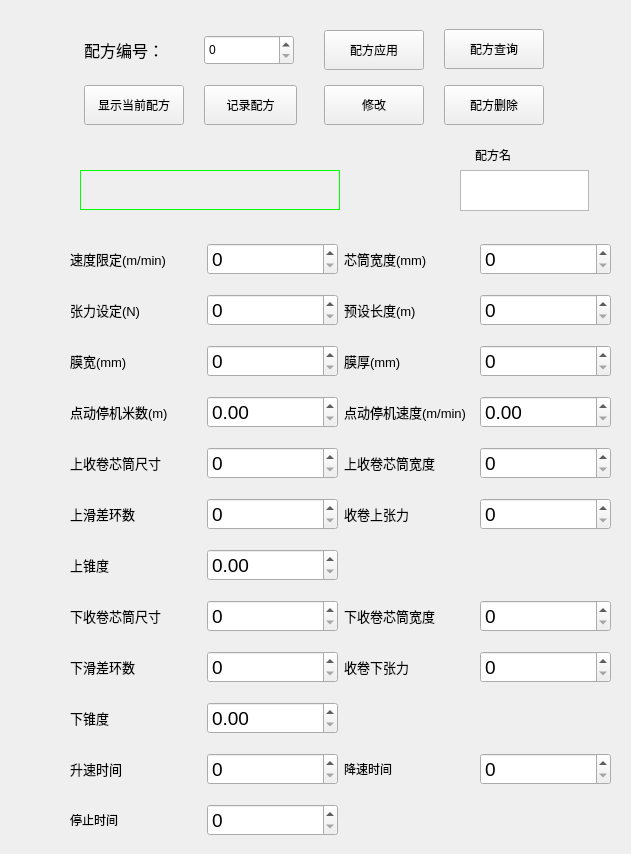
<?xml version="1.0" encoding="UTF-8"?>
<ui version="4.0">
 <class>Form1</class>
 <widget class="QWidget" name="Form1">
  <property name="geometry">
   <rect>
    <x>0</x>
    <y>0</y>
    <width>631</width>
    <height>854</height>
   </rect>
  </property>
  <property name="windowTitle">
   <string>配方操作</string>
  </property>
  <property name="styleSheet">
   <string notr="true"/>
  </property>
  <widget class="QWidget" name="gridLayoutWidget_2">
   <property name="geometry">
    <rect>
     <x>70</x>
     <y>230</y>
     <width>541</width>
     <height>621</height>
    </rect>
   </property>
   <layout class="QGridLayout" name="gridLayout_2">
    <item row="2" column="2">
     <widget class="QLabel" name="label_36">
      <property name="text">
       <string>&lt;html&gt;&lt;head/&gt;&lt;body&gt;&lt;p&gt;&lt;span style=&quot; font-size:10pt;&quot;&gt;膜厚(mm)&lt;/span&gt;&lt;/p&gt;&lt;/body&gt;&lt;/html&gt;</string>
      </property>
     </widget>
    </item>
    <item row="10" column="0">
     <widget class="QLabel" name="label_30">
      <property name="text">
       <string>&lt;html&gt;&lt;head/&gt;&lt;body&gt;&lt;p&gt;&lt;span style=&quot; font-size:10pt;&quot;&gt;升速时间&lt;/span&gt;&lt;/p&gt;&lt;/body&gt;&lt;/html&gt;</string>
      </property>
     </widget>
    </item>
    <item row="0" column="1">
     <widget class="QSpinBox" name="spinBox_2">
      <property name="font">
       <font>
        <pointsize>14</pointsize>
       </font>
      </property>
     </widget>
    </item>
    <item row="4" column="2">
     <widget class="QLabel" name="label_38">
      <property name="text">
       <string>&lt;html&gt;&lt;head/&gt;&lt;body&gt;&lt;p&gt;&lt;span style=&quot; font-size:10pt;&quot;&gt;上收卷芯筒宽度&lt;/span&gt;&lt;/p&gt;&lt;/body&gt;&lt;/html&gt;</string>
      </property>
     </widget>
    </item>
    <item row="8" column="0">
     <widget class="QLabel" name="label_29">
      <property name="text">
       <string>&lt;html&gt;&lt;head/&gt;&lt;body&gt;&lt;p&gt;&lt;span style=&quot; font-size:10pt;&quot;&gt;下滑差环数&lt;/span&gt;&lt;/p&gt;&lt;/body&gt;&lt;/html&gt;</string>
      </property>
     </widget>
    </item>
    <item row="10" column="2">
     <widget class="QLabel" name="label_40">
      <property name="text">
       <string>&lt;html&gt;&lt;head/&gt;&lt;body&gt;&lt;p&gt;降速时间&lt;/p&gt;&lt;/body&gt;&lt;/html&gt;</string>
      </property>
     </widget>
    </item>
    <item row="1" column="2">
     <widget class="QLabel" name="label_35">
      <property name="text">
       <string>&lt;html&gt;&lt;head/&gt;&lt;body&gt;&lt;p&gt;&lt;span style=&quot; font-size:10pt;&quot;&gt;预设长度(m)&lt;/span&gt;&lt;/p&gt;&lt;/body&gt;&lt;/html&gt;</string>
      </property>
     </widget>
    </item>
    <item row="2" column="0">
     <widget class="QLabel" name="label_32">
      <property name="text">
       <string>&lt;html&gt;&lt;head/&gt;&lt;body&gt;&lt;p&gt;&lt;span style=&quot; font-size:10pt;&quot;&gt;膜宽(mm)&lt;/span&gt;&lt;/p&gt;&lt;/body&gt;&lt;/html&gt;</string>
      </property>
     </widget>
    </item>
    <item row="7" column="0">
     <widget class="QLabel" name="label_25">
      <property name="text">
       <string>&lt;html&gt;&lt;head/&gt;&lt;body&gt;&lt;p&gt;&lt;span style=&quot; font-size:10pt;&quot;&gt;下收卷芯筒尺寸&lt;/span&gt;&lt;/p&gt;&lt;/body&gt;&lt;/html&gt;</string>
      </property>
     </widget>
    </item>
    <item row="5" column="0">
     <widget class="QLabel" name="label_24">
      <property name="text">
       <string>&lt;html&gt;&lt;head/&gt;&lt;body&gt;&lt;p&gt;&lt;span style=&quot; font-size:10pt;&quot;&gt;上滑差环数&lt;/span&gt;&lt;/p&gt;&lt;/body&gt;&lt;/html&gt;</string>
      </property>
     </widget>
    </item>
    <item row="0" column="0">
     <widget class="QLabel" name="label_43">
      <property name="text">
       <string>&lt;html&gt;&lt;head/&gt;&lt;body&gt;&lt;p&gt;&lt;span style=&quot; font-size:10pt;&quot;&gt;速度限定(m/min)&lt;/span&gt;&lt;/p&gt;&lt;/body&gt;&lt;/html&gt;</string>
      </property>
      <property name="wordWrap">
       <bool>false</bool>
      </property>
     </widget>
    </item>
    <item row="8" column="2">
     <widget class="QLabel" name="label_42">
      <property name="text">
       <string>&lt;html&gt;&lt;head/&gt;&lt;body&gt;&lt;p&gt;&lt;span style=&quot; font-size:10pt;&quot;&gt;收卷下张力&lt;/span&gt;&lt;/p&gt;&lt;/body&gt;&lt;/html&gt;</string>
      </property>
     </widget>
    </item>
    <item row="11" column="0">
     <widget class="QLabel" name="label_27">
      <property name="text">
       <string>&lt;html&gt;&lt;head/&gt;&lt;body&gt;&lt;p&gt;停止时间&lt;/p&gt;&lt;/body&gt;&lt;/html&gt;</string>
      </property>
     </widget>
    </item>
    <item row="5" column="2">
     <widget class="QLabel" name="label_39">
      <property name="text">
       <string>&lt;html&gt;&lt;head/&gt;&lt;body&gt;&lt;p&gt;&lt;span style=&quot; font-size:10pt;&quot;&gt;收卷上张力&lt;/span&gt;&lt;/p&gt;&lt;/body&gt;&lt;/html&gt;</string>
      </property>
     </widget>
    </item>
    <item row="1" column="0">
     <widget class="QLabel" name="label_34">
      <property name="text">
       <string>&lt;html&gt;&lt;head/&gt;&lt;body&gt;&lt;p&gt;&lt;span style=&quot; font-size:10pt;&quot;&gt;张力设定(N)&lt;/span&gt;&lt;/p&gt;&lt;/body&gt;&lt;/html&gt;</string>
      </property>
     </widget>
    </item>
    <item row="6" column="0">
     <widget class="QLabel" name="label_28">
      <property name="text">
       <string>&lt;html&gt;&lt;head/&gt;&lt;body&gt;&lt;p&gt;&lt;span style=&quot; font-size:10pt;&quot;&gt;上锥度&lt;/span&gt;&lt;/p&gt;&lt;/body&gt;&lt;/html&gt;</string>
      </property>
     </widget>
    </item>
    <item row="9" column="0">
     <widget class="QLabel" name="label_33">
      <property name="text">
       <string>&lt;html&gt;&lt;head/&gt;&lt;body&gt;&lt;p&gt;&lt;span style=&quot; font-size:10pt;&quot;&gt;下锥度&lt;/span&gt;&lt;/p&gt;&lt;/body&gt;&lt;/html&gt;</string>
      </property>
     </widget>
    </item>
    <item row="4" column="0">
     <widget class="QLabel" name="label_31">
      <property name="text">
       <string>&lt;html&gt;&lt;head/&gt;&lt;body&gt;&lt;p&gt;&lt;span style=&quot; font-size:10pt;&quot;&gt;上收卷芯筒尺寸&lt;/span&gt;&lt;/p&gt;&lt;/body&gt;&lt;/html&gt;</string>
      </property>
     </widget>
    </item>
    <item row="0" column="2">
     <widget class="QLabel" name="label_44">
      <property name="text">
       <string>&lt;html&gt;&lt;head/&gt;&lt;body&gt;&lt;p&gt;&lt;span style=&quot; font-size:10pt;&quot;&gt;芯筒宽度(mm)&lt;/span&gt;&lt;/p&gt;&lt;/body&gt;&lt;/html&gt;</string>
      </property>
     </widget>
    </item>
    <item row="7" column="2">
     <widget class="QLabel" name="label_41">
      <property name="text">
       <string>&lt;html&gt;&lt;head/&gt;&lt;body&gt;&lt;p&gt;&lt;span style=&quot; font-size:10pt;&quot;&gt;下收卷芯筒宽度&lt;/span&gt;&lt;/p&gt;&lt;/body&gt;&lt;/html&gt;</string>
      </property>
     </widget>
    </item>
    <item row="3" column="2">
     <widget class="QLabel" name="label_37">
      <property name="text">
       <string>&lt;html&gt;&lt;head/&gt;&lt;body&gt;&lt;p&gt;&lt;span style=&quot; font-size:10pt;&quot;&gt;点动停机速度(m/min)&lt;/span&gt;&lt;/p&gt;&lt;/body&gt;&lt;/html&gt;</string>
      </property>
     </widget>
    </item>
    <item row="3" column="0">
     <widget class="QLabel" name="label_26">
      <property name="text">
       <string>&lt;html&gt;&lt;head/&gt;&lt;body&gt;&lt;p&gt;&lt;span style=&quot; font-size:10pt;&quot;&gt;点动停机米数(m)&lt;/span&gt;&lt;/p&gt;&lt;/body&gt;&lt;/html&gt;</string>
      </property>
     </widget>
    </item>
    <item row="0" column="3">
     <widget class="QSpinBox" name="spinBox_3">
      <property name="font">
       <font>
        <pointsize>14</pointsize>
       </font>
      </property>
     </widget>
    </item>
    <item row="1" column="1">
     <widget class="QSpinBox" name="spinBox_4">
      <property name="font">
       <font>
        <pointsize>14</pointsize>
       </font>
      </property>
     </widget>
    </item>
    <item row="2" column="1">
     <widget class="QSpinBox" name="spinBox_5">
      <property name="font">
       <font>
        <pointsize>14</pointsize>
       </font>
      </property>
     </widget>
    </item>
    <item row="2" column="3">
     <widget class="QSpinBox" name="spinBox_6">
      <property name="font">
       <font>
        <pointsize>14</pointsize>
       </font>
      </property>
     </widget>
    </item>
    <item row="1" column="3">
     <widget class="QSpinBox" name="spinBox_7">
      <property name="font">
       <font>
        <pointsize>14</pointsize>
       </font>
      </property>
     </widget>
    </item>
    <item row="4" column="1">
     <widget class="QSpinBox" name="spinBox_10">
      <property name="font">
       <font>
        <pointsize>14</pointsize>
       </font>
      </property>
     </widget>
    </item>
    <item row="4" column="3">
     <widget class="QSpinBox" name="spinBox_11">
      <property name="font">
       <font>
        <pointsize>14</pointsize>
       </font>
      </property>
     </widget>
    </item>
    <item row="5" column="1">
     <widget class="QSpinBox" name="spinBox_12">
      <property name="font">
       <font>
        <pointsize>14</pointsize>
       </font>
      </property>
     </widget>
    </item>
    <item row="5" column="3">
     <widget class="QSpinBox" name="spinBox_13">
      <property name="font">
       <font>
        <pointsize>14</pointsize>
       </font>
      </property>
     </widget>
    </item>
    <item row="7" column="1">
     <widget class="QSpinBox" name="spinBox_15">
      <property name="font">
       <font>
        <pointsize>14</pointsize>
       </font>
      </property>
     </widget>
    </item>
    <item row="7" column="3">
     <widget class="QSpinBox" name="spinBox_16">
      <property name="font">
       <font>
        <pointsize>14</pointsize>
       </font>
      </property>
     </widget>
    </item>
    <item row="8" column="1">
     <widget class="QSpinBox" name="spinBox_17">
      <property name="font">
       <font>
        <pointsize>14</pointsize>
       </font>
      </property>
     </widget>
    </item>
    <item row="8" column="3">
     <widget class="QSpinBox" name="spinBox_18">
      <property name="font">
       <font>
        <pointsize>14</pointsize>
       </font>
      </property>
     </widget>
    </item>
    <item row="10" column="1">
     <widget class="QSpinBox" name="spinBox_20">
      <property name="font">
       <font>
        <pointsize>14</pointsize>
       </font>
      </property>
     </widget>
    </item>
    <item row="10" column="3">
     <widget class="QSpinBox" name="spinBox_21">
      <property name="font">
       <font>
        <pointsize>14</pointsize>
       </font>
      </property>
     </widget>
    </item>
    <item row="11" column="1">
     <widget class="QSpinBox" name="spinBox_22">
      <property name="font">
       <font>
        <pointsize>14</pointsize>
       </font>
      </property>
     </widget>
    </item>
    <item row="3" column="1">
     <widget class="QDoubleSpinBox" name="spinBox_8">
      <property name="font">
       <font>
        <pointsize>14</pointsize>
       </font>
      </property>
     </widget>
    </item>
    <item row="3" column="3">
     <widget class="QDoubleSpinBox" name="spinBox_9">
      <property name="font">
       <font>
        <pointsize>14</pointsize>
       </font>
      </property>
     </widget>
    </item>
    <item row="6" column="1">
     <widget class="QDoubleSpinBox" name="spinBox_14">
      <property name="font">
       <font>
        <pointsize>14</pointsize>
       </font>
      </property>
     </widget>
    </item>
    <item row="9" column="1">
     <widget class="QDoubleSpinBox" name="spinBox_19">
      <property name="font">
       <font>
        <pointsize>14</pointsize>
       </font>
      </property>
     </widget>
    </item>
   </layout>
  </widget>
  <widget class="QPushButton" name="pushButton">
   <property name="geometry">
    <rect>
     <x>204</x>
     <y>85</y>
     <width>93</width>
     <height>40</height>
    </rect>
   </property>
   <property name="text">
    <string>记录配方</string>
   </property>
  </widget>
  <widget class="QPushButton" name="pushButton_2">
   <property name="geometry">
    <rect>
     <x>324</x>
     <y>85</y>
     <width>100</width>
     <height>40</height>
    </rect>
   </property>
   <property name="text">
    <string>修改</string>
   </property>
  </widget>
  <widget class="QPushButton" name="pushButton_4">
   <property name="geometry">
    <rect>
     <x>84</x>
     <y>85</y>
     <width>100</width>
     <height>40</height>
    </rect>
   </property>
   <property name="text">
    <string>显示当前配方</string>
   </property>
  </widget>
  <widget class="QPushButton" name="pushButton_5">
   <property name="geometry">
    <rect>
     <x>444</x>
     <y>29</y>
     <width>100</width>
     <height>40</height>
    </rect>
   </property>
   <property name="text">
    <string>配方查询</string>
   </property>
  </widget>
  <widget class="QLabel" name="label_45">
   <property name="geometry">
    <rect>
     <x>84</x>
     <y>30</y>
     <width>120</width>
     <height>40</height>
    </rect>
   </property>
   <property name="font">
    <font>
     <pointsize>12</pointsize>
    </font>
   </property>
   <property name="text">
    <string>配方编号：</string>
   </property>
   <property name="wordWrap">
    <bool>true</bool>
   </property>
  </widget>
  <widget class="QPushButton" name="pushButton_6">
   <property name="geometry">
    <rect>
     <x>324</x>
     <y>30</y>
     <width>100</width>
     <height>40</height>
    </rect>
   </property>
   <property name="text">
    <string>配方应用</string>
   </property>
  </widget>
  <widget class="QSpinBox" name="peifangApplication">
   <property name="geometry">
    <rect>
     <x>204</x>
     <y>35</y>
     <width>90</width>
     <height>30</height>
    </rect>
   </property>
  </widget>
  <widget class="QLabel" name="label_46">
   <property name="geometry">
    <rect>
     <x>80</x>
     <y>170</y>
     <width>260</width>
     <height>40</height>
    </rect>
   </property>
   <property name="font">
    <font>
     <pointsize>13</pointsize>
    </font>
   </property>
   <property name="mouseTracking">
    <bool>false</bool>
   </property>
   <property name="styleSheet">
    <string notr="true">border:1px solid #00ff00;</string>
   </property>
   <property name="text">
    <string/>
   </property>
  </widget>
  <widget class="QTextEdit" name="textEdit_22">
   <property name="geometry">
    <rect>
     <x>460</x>
     <y>170</y>
     <width>129</width>
     <height>41</height>
    </rect>
   </property>
  </widget>
  <widget class="QLabel" name="label_47">
   <property name="geometry">
    <rect>
     <x>460</x>
     <y>140</y>
     <width>51</width>
     <height>31</height>
    </rect>
   </property>
   <property name="text">
    <string>&lt;html&gt;&lt;head/&gt;&lt;body&gt;&lt;p align=&quot;right&quot;&gt;配方名&lt;/p&gt;&lt;/body&gt;&lt;/html&gt;</string>
   </property>
   <property name="wordWrap">
    <bool>false</bool>
   </property>
  </widget>
  <widget class="QPushButton" name="peifang_del">
   <property name="geometry">
    <rect>
     <x>444</x>
     <y>85</y>
     <width>100</width>
     <height>40</height>
    </rect>
   </property>
   <property name="text">
    <string>配方删除</string>
   </property>
  </widget>
 </widget>
 <resources/>
 <connections/>
</ui>
